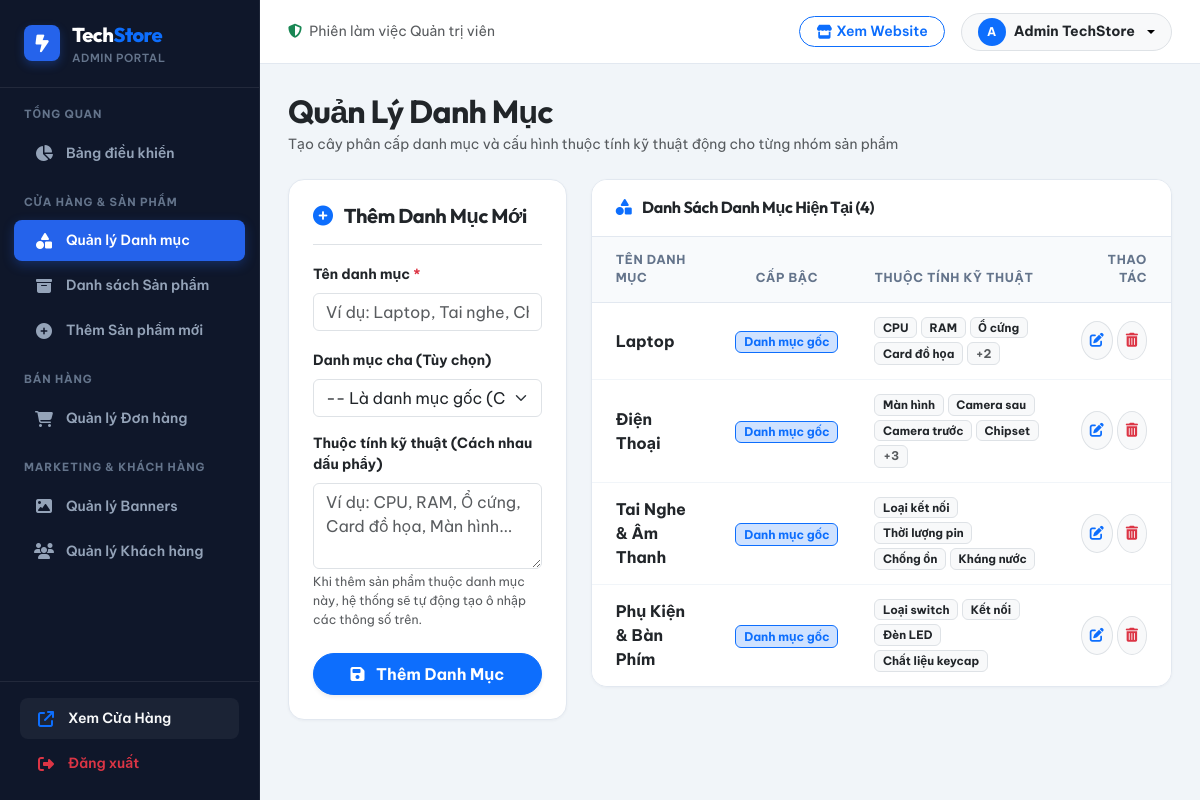
/admin_categories.php (signed in), run on the app's committed database.
### tables this page shows
CREATE TABLE IF NOT EXISTS `danh_muc` (
  `id` int(11) NOT NULL AUTO_INCREMENT,
  `ten_danh_muc` varchar(100) NOT NULL,
  `parent_id` int(11) DEFAULT NULL,
  `thuoc_tinh` text DEFAULT NULL,
  PRIMARY KEY (`id`),
  KEY `parent_id` (`parent_id`)
);

### admin_categories.php (the view, shortened to what this page needs)
<?php
include 'admin_header.php';
include 'admin_sidebar.php';
require_once 'db.php';
$is_edit = false;
$edit_data = [];
$sql_list = "SELECT d1.*, d2.ten_danh_muc AS ten_danh_muc_cha
             FROM danh_muc d1 LEFT JOIN danh_muc d2 ON d1.parent_id = d2.id
             ORDER BY d1.parent_id ASC, d1.id ASC";
$categories_list = $conn->query($sql_list)->fetchAll(PDO::FETCH_ASSOC);
?>
<div class="mb-4 d-flex justify-content-between align-items-center flex-wrap gap-2">
    <div>
        <h2 class="fw-extrabold text-dark mb-1 font-heading">Quản Lý Danh Mục</h2>
        <p class="text-muted small mb-0">Tạo cây phân cấp danh mục và cấu hình thuộc tính kỹ thuật động cho từng nhóm sản phẩm</p>
    </div>
</div>
<div class="row g-4">
    <div class="col-lg-5 col-xl-4">
        <div class="admin-card p-4">
            <div class="pb-3 mb-3 border-bottom">
                <h5 class="fw-bold text-dark mb-0 font-heading">
                    <i class="fa-solid <?php echo $is_edit ? 'fa-pen-to-square text-warning' : 'fa-circle-plus text-primary'; ?> me-2"></i>
                    <?php echo $is_edit ? 'Cập Nhật Danh Mục' : 'Thêm Danh Mục Mới'; ?>
                </h5>
            </div>
            <form method="POST" action="admin_categories.php">
                <div class="mb-3">
                    <label class="form-label small fw-bold text-dark">Tên danh mục <span class="text-danger">*</span></label>
                    <input type="text" name="ten_danh_muc" class="form-control" required placeholder="Ví dụ: Laptop, Tai nghe, Chuột..." value="<?php echo $is_edit ? htmlspecialchars($edit_data['ten_danh_muc']) : ''; ?>">
                </div>
                <div class="mb-3">
                    <label class="form-label small fw-bold text-dark">Danh mục cha (Tùy chọn)</label>
                    <select name="parent_id" class="form-select">
                        <option value="">-- Là danh mục gốc (Cấp 1) --</option>
                    </select>
                </div>
                <div class="mb-4">
                    <label class="form-label small fw-bold text-dark">Thuộc tính kỹ thuật (Cách nhau dấu phẩy)</label>
                    <?php
                        $thuoc_tinh_str = '';
                    ?>
                    <textarea name="thuoc_tinh" class="form-control" rows="3" placeholder="Ví dụ: CPU, RAM, Ổ cứng, Card đồ họa, Màn hình..."><?php echo htmlspecialchars($thuoc_tinh_str); ?></textarea>
                    <small class="text-muted mt-1 d-block" style="font-size: 0.775rem;">Khi thêm sản phẩm thuộc danh mục này, hệ thống sẽ tự động tạo ô nhập các thông số trên.</small>
                </div>
                <button type="submit" class="btn btn-primary w-100 rounded-pill fw-bold py-2 shadow-sm">
                    <i class="fa-solid fa-floppy-disk me-2"></i> <?php echo $is_edit ? 'Lưu Thay Đổi' : 'Thêm Danh Mục'; ?>
                </button>
            </form>
        </div>
    </div>
    <div class="col-lg-7 col-xl-8">
        <div class="admin-card">
            <div class="admin-card-header">
                <h6 class="fw-bold text-dark mb-0 font-heading">
                    <i class="fa-solid fa-shapes text-primary me-2"></i> Danh Sách Danh Mục Hiện Tại (<?php echo count($categories_list); ?>)
                </h6>
            </div>
            <div class="table-responsive">
                <table class="table admin-table align-middle mb-0 text-center">
                    <thead>
                        <tr>
                            <th class="ps-4 text-start">Tên danh mục</th>
                            <th>Cấp bậc</th>
                            <th class="text-start">Thuộc tính kỹ thuật</th>
                            <th class="pe-4 text-end">Thao tác</th>
                        </tr>
                    </thead>
                    <tbody>
                        <?php if (!empty($categories_list)): ?>
                            <?php foreach ($categories_list as $cat):
                                $attrs = !empty($cat['thuoc_tinh']) ? json_decode($cat['thuoc_tinh'], true) : [];
                            ?>
                                <tr>
                                    <td class="ps-4 text-start">
                                        <div class="fw-bold text-dark">
                                            <?php echo htmlspecialchars($cat['ten_danh_muc']); ?>
                                        </div>
                                    </td>
                                    <td>
                                        <?php if ($cat['parent_id']): ?>
                                            <span class="badge bg-light text-muted border small">
                                                Thuộc: <?php echo htmlspecialchars($cat['ten_danh_muc_cha']); ?>
                                            </span>
                                        <?php else: ?>
                                            <span class="badge bg-primary-subtle text-primary border border-primary small fw-bold">
                                                Danh mục gốc
                                            </span>
                                        <?php endif; ?>
                                    </td>
                                    <td class="text-start">
                                        <?php if (!empty($attrs) && is_array($attrs)): ?>
                                            <div class="d-flex flex-wrap gap-1">
                                                <?php foreach (array_slice($attrs, 0, 4) as $att): ?>
                                                    <span class="badge bg-light text-dark border small" style="font-size: 0.725rem;"><?php echo htmlspecialchars($att); ?></span>
                                                <?php endforeach; ?>
                                                <?php if (count($attrs) > 4): ?>
                                                    <span class="badge bg-light text-muted border small">+<?php echo count($attrs) - 4; ?></span>
                                                <?php endif; ?>
                                            </div>
                                        <?php else: ?>
                                            <span class="text-muted small">—</span>
                                        <?php endif; ?>
                                    </td>
                                    <td class="pe-4 text-end">
                                        <div class="d-inline-flex gap-1">
                                            <a href="admin_categories.php?edit_id=<?php echo $cat['id']; ?>" class="btn btn-sm btn-light border rounded-circle p-2 text-primary" title="Sửa danh mục">
                                                <i class="fa-solid fa-pen-to-square"></i>
                                            </a>
                                            <a href="admin_categories.php?action=delete&id=<?php echo $cat['id']; ?>" class="btn btn-sm btn-light border rounded-circle p-2 text-danger" onclick="return confirm('Bạn có chắc chắn muốn xóa danh mục này?');" title="Xóa danh mục">
                                                <i class="fa-solid fa-trash-can"></i>
                                            </a>
                                        </div>
                                    </td>
                                </tr>
                            <?php endforeach; ?>
                        <?php else: ?>
                            <tr>
                                <td colspan="4" class="py-4 text-muted">Chưa có danh mục nào.</td>
                            </tr>
                        <?php endif; ?>
                    </tbody>
                </table>
            </div>
        </div>
    </div>
</div>
<?php include 'admin_footer.php'; ?>

### admin_header.php (shortened to what this page needs)
<!DOCTYPE html>
<html lang="vi">
<head>
    <link href="https://cdn.jsdelivr.net/npm/bootstrap@5.3.0/dist/css/bootstrap.min.css" rel="stylesheet">
    <link rel="stylesheet" href="https://cdnjs.cloudflare.com/ajax/libs/font-awesome/6.4.0/css/all.min.css">
    <link rel="stylesheet" href="assets/css/admin.css">
</head>
<body>
<div class="admin-wrapper">

### admin_sidebar.php (shortened to what this page needs)
<?php
$current_page = basename($_SERVER['PHP_SELF']);
$admin_name = isset($_SESSION['admin_name']) ? $_SESSION['admin_name'] : 'Administrator';
?>
<aside class="admin-sidebar" id="adminSidebar">
    <a href="admin_index.php" class="admin-sidebar-brand">
        <div class="admin-brand-icon">
            <i class="fa-solid fa-bolt-lightning"></i>
        </div>
        <div>
            <div class="admin-brand-name">Tech<span class="text-primary">Store</span></div>
            <div style="font-size: 0.7rem; color: #64748b; font-weight: 600; text-transform: uppercase; letter-spacing: 0.05em;">Admin Portal</div>
        </div>
    </a>
    <div class="admin-nav-section-title">Tổng quan</div>
    <a class="admin-nav-link <?php echo ($current_page == 'admin_index.php') ? 'active' : ''; ?>" href="admin_index.php">
        <i class="fa-solid fa-chart-pie"></i>
        <span>Bảng điều khiển</span>
    </a>
    <div class="admin-nav-section-title">Cửa hàng & Sản phẩm</div>
    <a class="admin-nav-link <?php echo ($current_page == 'admin_categories.php') ? 'active' : ''; ?>" href="admin_categories.php">
        <i class="fa-solid fa-shapes"></i>
        <span>Quản lý Danh mục</span>
    </a>
    <a class="admin-nav-link <?php echo in_array($current_page, ['admin_products.php', 'admin_product_edit.php']) ? 'active' : ''; ?>" href="admin_products.php">
        <i class="fa-solid fa-box-archive"></i>
        <span>Danh sách Sản phẩm</span>
    </a>
    <a class="admin-nav-link <?php echo ($current_page == 'admin_product_add.php') ? 'active' : ''; ?>" href="admin_product_add.php">
        <i class="fa-solid fa-circle-plus"></i>
        <span>Thêm Sản phẩm mới</span>
    </a>
    <div class="admin-nav-section-title">Bán hàng</div>
    <a class="admin-nav-link <?php echo in_array($current_page, ['admin_orders.php', 'admin_order_details.php']) ? 'active' : ''; ?>" href="admin_orders.php">
        <i class="fa-solid fa-cart-shopping"></i>
        <span>Quản lý Đơn hàng</span>
    </a>
    <div class="admin-nav-section-title">Marketing & Khách hàng</div>
    <a class="admin-nav-link <?php echo ($current_page == 'admin_banners.php') ? 'active' : ''; ?>" href="admin_banners.php">
        <i class="fa-solid fa-image"></i>
        <span>Quản lý Banners</span>
    </a>
    <a class="admin-nav-link <?php echo ($current_page == 'admin_customers.php') ? 'active' : ''; ?>" href="admin_customers.php">
        <i class="fa-solid fa-users"></i>
        <span>Quản lý Khách hàng</span>
    </a>
    <div class="admin-sidebar-footer">
        <a href="index.php" target="_blank" class="admin-nav-link text-light mb-1 px-3" style="margin: 0; background: rgba(255,255,255,0.05);">
            <i class="fa-solid fa-arrow-up-right-from-square text-primary"></i>
            <span>Xem Cửa Hàng</span>
        </a>
        <a href="admin_logout.php" class="admin-nav-link text-danger px-3 mt-1" style="margin: 0;" onclick="return confirm('Bạn có chắc chắn muốn đăng xuất khỏi trang quản trị?');">
            <i class="fa-solid fa-right-from-bracket"></i>
            <span>Đăng xuất</span>
        </a>
    </div>
</aside>
<div class="admin-main-wrapper">
    <header class="admin-topbar">
        <div class="d-flex align-items-center gap-3">
            <div class="d-none d-sm-block text-muted small">
                <i class="fa-solid fa-shield-halved text-success me-1"></i> Phiên làm việc Quản trị viên
            </div>
        </div>
        <div class="d-flex align-items-center gap-3">
            <a href="index.php" target="_blank" class="btn btn-sm btn-outline-primary rounded-pill px-3 fw-semibold d-none d-md-inline-flex align-items-center gap-1">
                <i class="fa-solid fa-store"></i>
                <span>Xem Website</span>
            </a>
            <div class="dropdown">
                <button class="btn btn-light rounded-pill border d-flex align-items-center gap-2 px-3 py-1 dropdown-toggle" type="button" data-bs-toggle="dropdown">
                    <div class="bg-primary text-white rounded-circle d-flex align-items-center justify-content-center fw-bold" style="width: 28px; height: 28px; font-size: 0.75rem;">
                        <?php echo mb_strtoupper(mb_substr($admin_name, 0, 1, 'UTF-8'), 'UTF-8'); ?>
                    </div>
                    <span class="small fw-bold text-dark"><?php echo htmlspecialchars($admin_name); ?></span>
                </button>
            </div>
        </div>
    </header>
    <main class="admin-content-body">

### admin_footer.php (shortened to what this page needs)
    </main>
</div>
</body>
</html>

### assets/css/admin.css (style rules this page uses)
:root { --admin-primary: #2563eb; --admin-primary-hover: #1d4ed8; --admin-primary-light: #eff6ff; --admin-sidebar-bg: #0f172a; --admin-sidebar-card: #1e293b; --admin-sidebar-text: #94a3b8; --admin-sidebar-hover: #334155; --admin-body-bg: #f1f5f9; --admin-card-bg: #ffffff; --admin-border: #e2e8f0; --admin-text-main: #0f172a; --admin-text-muted: #64748b; --font-admin-sans: 'Be Vietnam Pro', -apple-system, BlinkMacSystemFont, 'Segoe UI', Roboto, sans-serif; --font-admin-heading: 'Outfit', 'Be Vietnam Pro', sans-serif; }
body { font-family: var(--font-admin-sans); background-color: var(--admin-body-bg); color: var(--admin-text-main); margin: 0; padding: 0; }
h1, h2, h3, h4, h5, h6, .admin-heading { font-family: var(--font-admin-heading); font-weight: 700; letter-spacing: -0.02em; color: var(--admin-text-main); }
.admin-sidebar { width: 260px; height: 100vh; position: fixed; top: 0; left: 0; background-color: var(--admin-sidebar-bg); color: var(--admin-sidebar-text); z-index: 1040; display: flex; flex-direction: column; overflow-y: auto; border-right: 1px solid rgba(255, 255, 255, 0.06); transition: transform 0.3s ease; }
.admin-sidebar-brand { padding: 20px 24px; display: flex; align-items: center; gap: 12px; border-bottom: 1px solid rgba(255, 255, 255, 0.08); text-decoration: none; }
.admin-brand-icon { width: 36px; height: 36px; background: var(--admin-primary); color: white; border-radius: 8px; display: flex; align-items: center; justify-content: center; font-size: 1.1rem; box-shadow: 0 4px 10px rgba(37, 99, 235, 0.3); }
.admin-brand-name { font-family: var(--font-admin-heading); font-size: 1.25rem; font-weight: 800; color: #ffffff; letter-spacing: -0.5px; }
.admin-nav-section-title { font-size: 0.7rem; font-weight: 700; text-transform: uppercase; letter-spacing: 0.08em; color: #64748b; padding: 18px 24px 8px; }
.admin-nav-link { display: flex; align-items: center; gap: 12px; padding: 10px 20px; margin: 2px 14px; color: #94a3b8; text-decoration: none; font-weight: 600; font-size: 0.875rem; border-radius: 8px; transition: all 0.15s ease; }
.admin-nav-link i { width: 20px; text-align: center; font-size: 1rem; transition: transform 0.15s ease; }
.admin-nav-link.active { background: var(--admin-primary); color: #ffffff; box-shadow: 0 4px 12px rgba(37, 99, 235, 0.3); }
.admin-sidebar-footer { margin-top: auto; padding: 16px 20px; border-top: 1px solid rgba(255, 255, 255, 0.08); }
.admin-main-wrapper { margin-left: 260px; min-height: 100vh; display: flex; flex-direction: column; }
.admin-topbar { background: #ffffff; height: 64px; border-bottom: 1px solid var(--admin-border); display: flex; align-items: center; justify-content: space-between; padding: 0 28px; position: sticky; top: 0; z-index: 1020; }
.admin-content-body { padding: 28px; flex: 1; }
.admin-card { background: #ffffff; border: 1px solid var(--admin-border); border-radius: 16px; box-shadow: 0 1px 3px rgba(15, 23, 42, 0.04); overflow: hidden; }
.admin-card-header { padding: 18px 24px; background: #ffffff; border-bottom: 1px solid var(--admin-border); display: flex; align-items: center; justify-content: space-between; }
.admin-table thead th { background: #f8fafc; color: #64748b; font-size: 0.775rem; font-weight: 700; text-transform: uppercase; letter-spacing: 0.05em; padding: 14px 18px; border-bottom: 1px solid var(--admin-border); }
.admin-table tbody td { padding: 14px 18px; vertical-align: middle; border-bottom: 1px solid #f1f5f9; }
.admin-table tbody tr:last-child td { border-bottom: none; }

### data on the page
danh_muc: ten_danh_muc "Laptop", shows "Danh mục gốc", thuoc_tinh "CPU", thuoc_tinh "RAM", thuoc_tinh "Ổ cứng", thuoc_tinh "Card đồ họa", count($attrs)-4 "2"
danh_muc: ten_danh_muc "Điện Thoại", shows "Danh mục gốc", thuoc_tinh "Màn hình", thuoc_tinh "Camera sau", thuoc_tinh "Camera trước", thuoc_tinh "Chipset", count($attrs)-4 "3"
danh_muc: ten_danh_muc "Tai Nghe & Âm Thanh", shows "Danh mục gốc", thuoc_tinh "Loại kết nối", thuoc_tinh "Thời lượng pin", thuoc_tinh "Chống ồn", thuoc_tinh "Kháng nước"
danh_muc: ten_danh_muc "Phụ Kiện & Bàn Phím", shows "Danh mục gốc", thuoc_tinh "Loại switch", thuoc_tinh "Kết nối", thuoc_tinh "Đèn LED", thuoc_tinh "Chất liệu keycap"

### other printed values
mb_strtoupper(mb_substr($admin_name, 0, 1, 'UTF-8'), 'UTF-8') "A"
$admin_name "Admin TechStore"
count($categories_list) "4"
